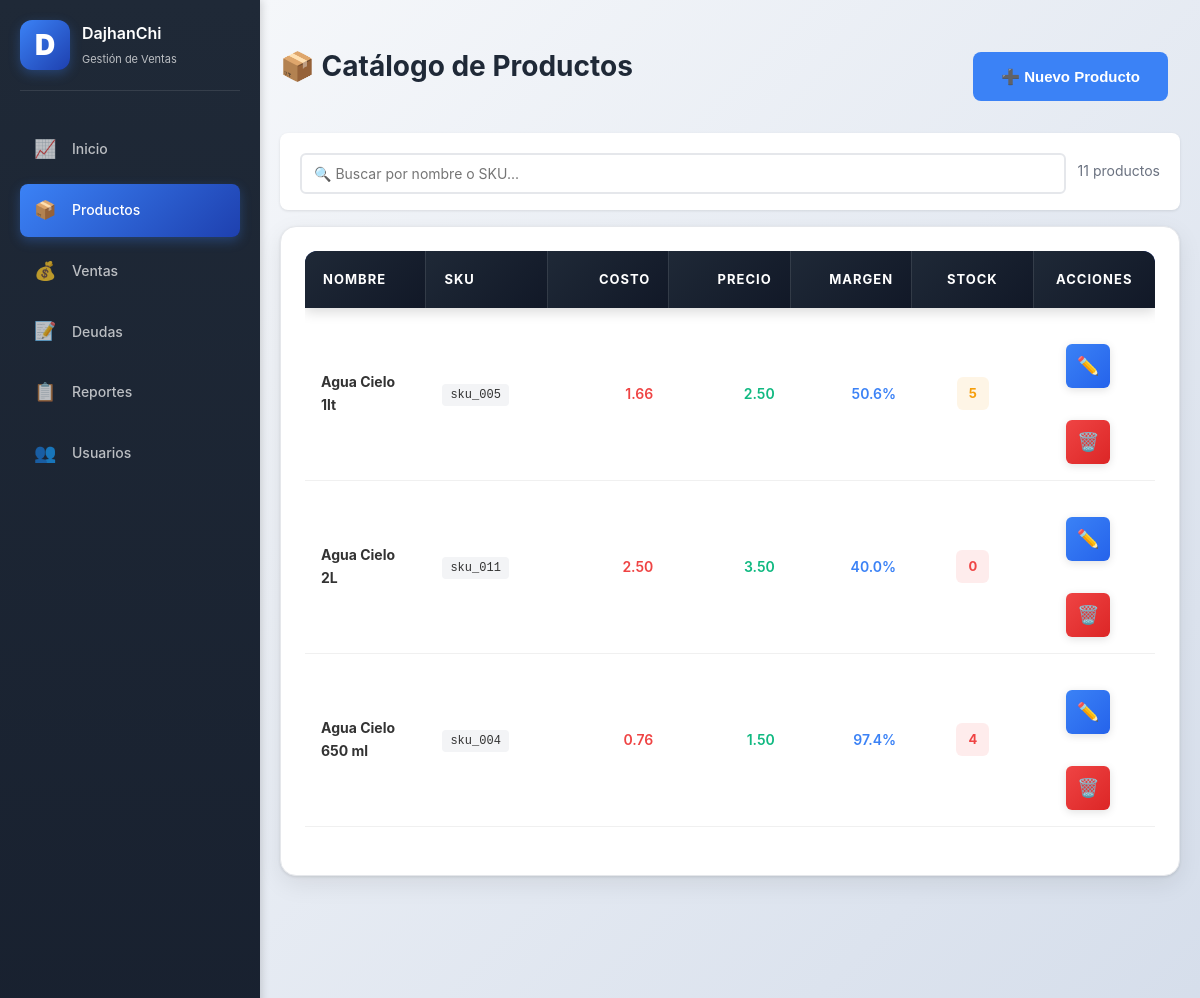
Page /products (signed in, upper part) on the earlier database version.
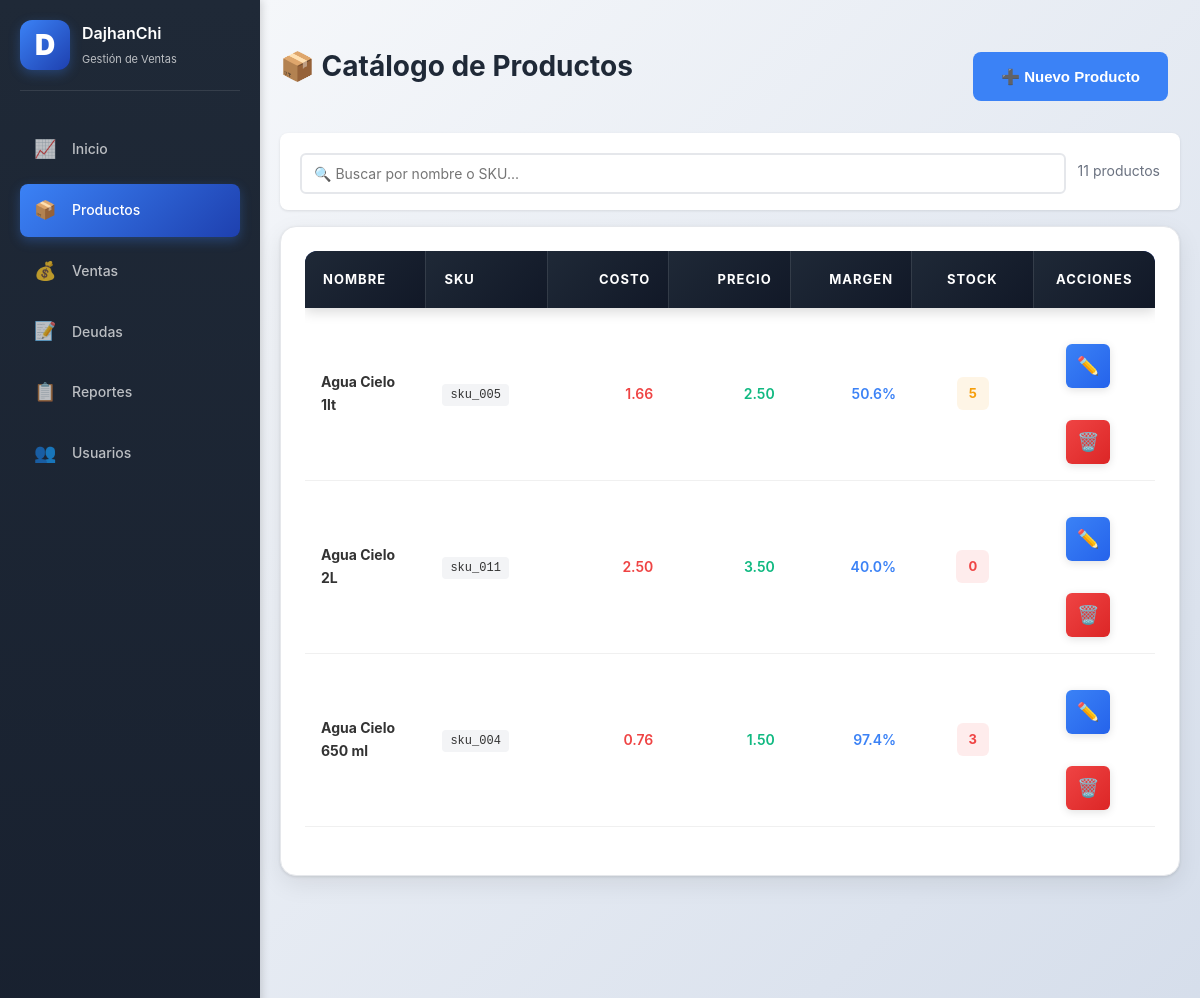
Same page on the later database version.
### app.py (models this page shows)
class Product(db.Model):
    id = db.Column(db.Integer, primary_key=True)
    user_id = db.Column(db.Integer, db.ForeignKey("user.id"), nullable=False, index=True)
    name = db.Column(db.String(160), nullable=False, index=True)
    sku = db.Column(db.String(64), nullable=True, index=True)
    package_cost_cents = db.Column(db.Integer, nullable=False, default=0)
    package_quantity = db.Column(db.Integer, nullable=False, default=1)
    cost_cents = db.Column(db.Integer, nullable=False, default=0)
    price_cents = db.Column(db.Integer, nullable=False, default=0)
    stock = db.Column(db.Integer, nullable=False, default=0, index=True)
    user = db.relationship("User", backref=db.backref("products", lazy=True))

### app.py (the view)
@app.route("/products")
@login_required
def products():
    user_id = session.get("user_id")
    items = Product.query.filter_by(user_id=user_id).order_by(Product.name.asc()).limit(200).all()
    return render_template("products.html", products=items)

### app.py (called while the page is built, shortened)
@app.before_request
def init_db_once():
    global _db_initialized
    if _db_initialized:
        return

@app.template_filter("money")
def format_money(cents):
    if cents is None:
        return "0.00"
    return f"{cents / 100:.2f}"

def login_required(view):
    @wraps(view)
    def wrapped(*args, **kwargs):
        if not session.get("user_id"):
            return redirect(url_for("login"))
        return view(*args, **kwargs)
    return wrapped

### templates/products.html (shortened to what this page needs)
{% extends "base.html" %}
{% block content %}
<div class="page-head">
    <div>
        <h1>📦 Catálogo de Productos</h1>
    </div>
    <button type="button" class="button" data-href="{{ url_for('product_new') }}" onclick="window.location.href=this.getAttribute('data-href')">➕ Nuevo Producto</button>
</div>
{% if products %}
<div style="background: white; padding: 16px 20px; border-radius: 8px; margin-bottom: 16px; box-shadow: 0 1px 3px rgba(0,0,0,0.1);">
    <div style="display: flex; gap: 12px; align-items: center;">
        <div style="flex: 1; position: relative;">
            <input type="text" id="searchInput" placeholder="🔍 Buscar por nombre o SKU..."
                   style="width: 100%; padding: 10px 40px 10px 12px; border: 2px solid #e5e7eb; border-radius: 6px; font-size: 14px; transition: border-color 0.2s;">
        </div>
        <div id="searchResults" style="color: #6b7280; font-size: 14px; white-space: nowrap;">
            <span id="totalProducts">{{ products|length }}</span> productos
        </div>
    </div>
</div>
{% endif %}
<div class="card" style="border-radius: 16px; overflow: hidden; box-shadow: 0 1px 3px rgba(0, 0, 0, 0.1), 0 8px 24px rgba(0, 0, 0, 0.08); border: 1px solid #e5e7eb;">
    {% if products %}
    <div class="table-scroll-container">
    <table class="products-table">
        <thead>
            <tr>
                <th>Nombre</th>
                <th>SKU</th>
                <th style="text-align: right;">Costo</th>
                <th style="text-align: right;">Precio</th>
                <th style="text-align: right;">Margen</th>
                <th style="text-align: center;">Stock</th>
                <th style="text-align: center;">Acciones</th>
            </tr>
        </thead>
        <tbody>
        {% for product in products %}
            <tr>
                <td><strong>{{ product.name }}</strong></td>
                <td><code style="background: #f3f4f6; padding: 4px 8px; border-radius: 4px; font-size: 12px;">{{ product.sku or "N/A" }}</code></td>
                <td style="text-align: right; color: #ef4444; font-weight: 600;">{{ product.cost_cents | money }}</td>
                <td style="text-align: right; color: #10b981; font-weight: 600;">{{ product.price_cents | money }}</td>
                <td style="text-align: right; color: #3b82f6; font-weight: 600;">
                    {% if product.cost_cents > 0 %}
                    {{ "%.1f" | format(((product.price_cents - product.cost_cents) / product.cost_cents * 100)) }}%
                    {% else %}
                    N/A
                    {% endif %}
                </td>
                <td style="text-align: center; vertical-align: middle;">
                    {% if product.stock < 5 %}
                    <span class="stock-low">{{ product.stock }}</span>
                    {% elif product.stock < 10 %}
                    <span class="stock-medium">{{ product.stock }}</span>
                    {% else %}
                    <span class="stock-high">{{ product.stock }}</span>
                    {% endif %}
                </td>
                <td style="text-align: center; vertical-align: middle;">
                    <div class="action-buttons">
                        <button type="button" class="action-btn edit" title="Editar" data-href="{{ url_for('product_edit', product_id=product.id) }}" onclick="window.location.href=this.getAttribute('data-href')">✏️</button>
                        <button type="button" class="action-btn delete" title="Eliminar" data-id="{{ product.id }}" data-name="{{ product.name }}" data-url="{{ url_for('product_delete', product_id=product.id) }}" onclick="openDeleteConfirm(this.dataset.id, this.dataset.name, this.dataset.url)">🗑️</button>
                    </div>
                </td>
            </tr>
        {% endfor %}
        </tbody>
    </table>
    </div>
    {% endif %}
</div>
{% endblock %}

Differences in the rows shown:
changed Product "Agua Cielo 650 ml": stock "4" → "3"
